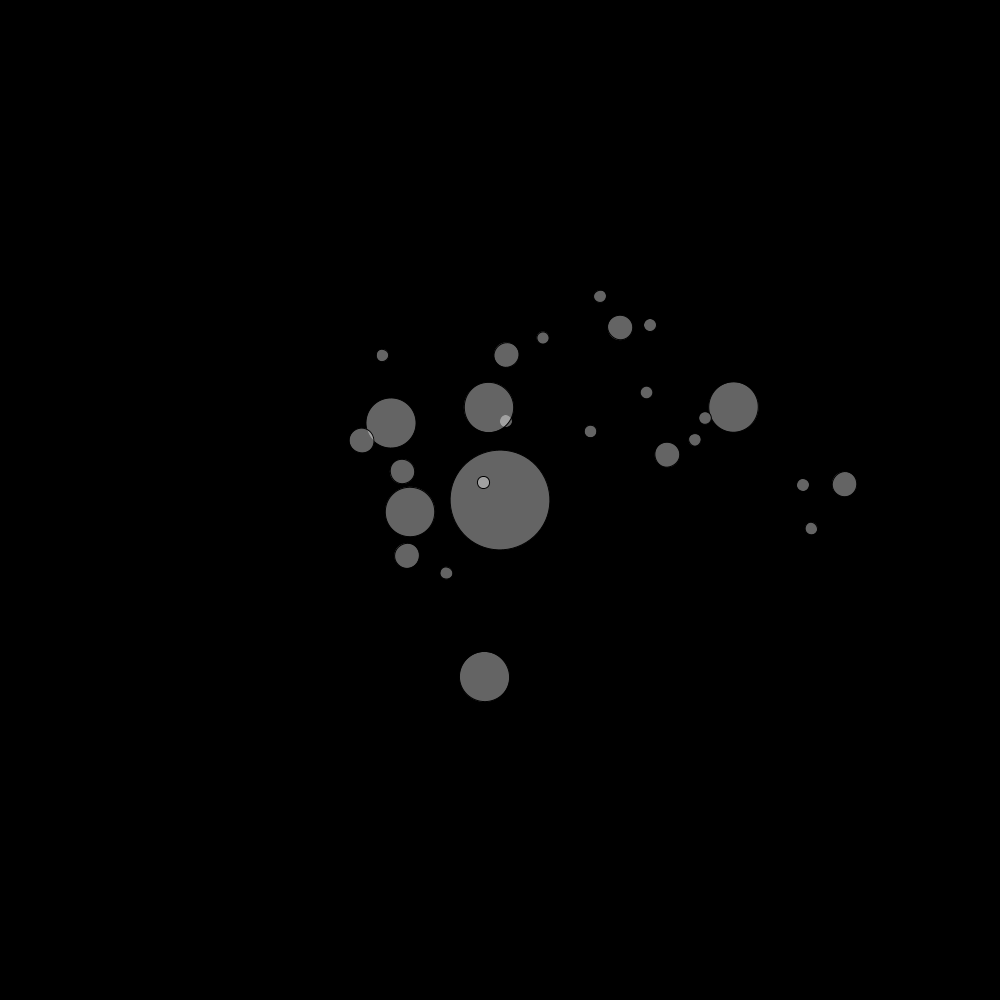
Frame 1 (no input)
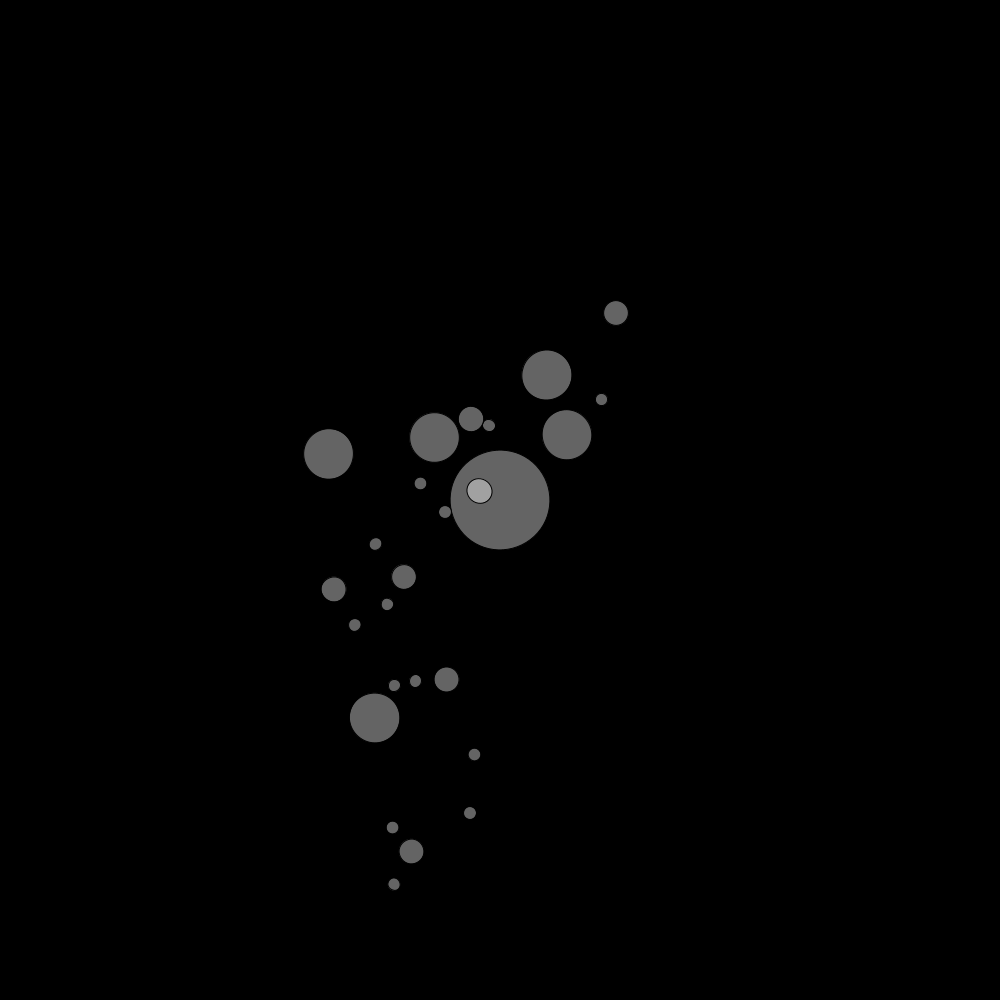
Frame 60 (the mouse pressed at the canvas centre just before this capture)
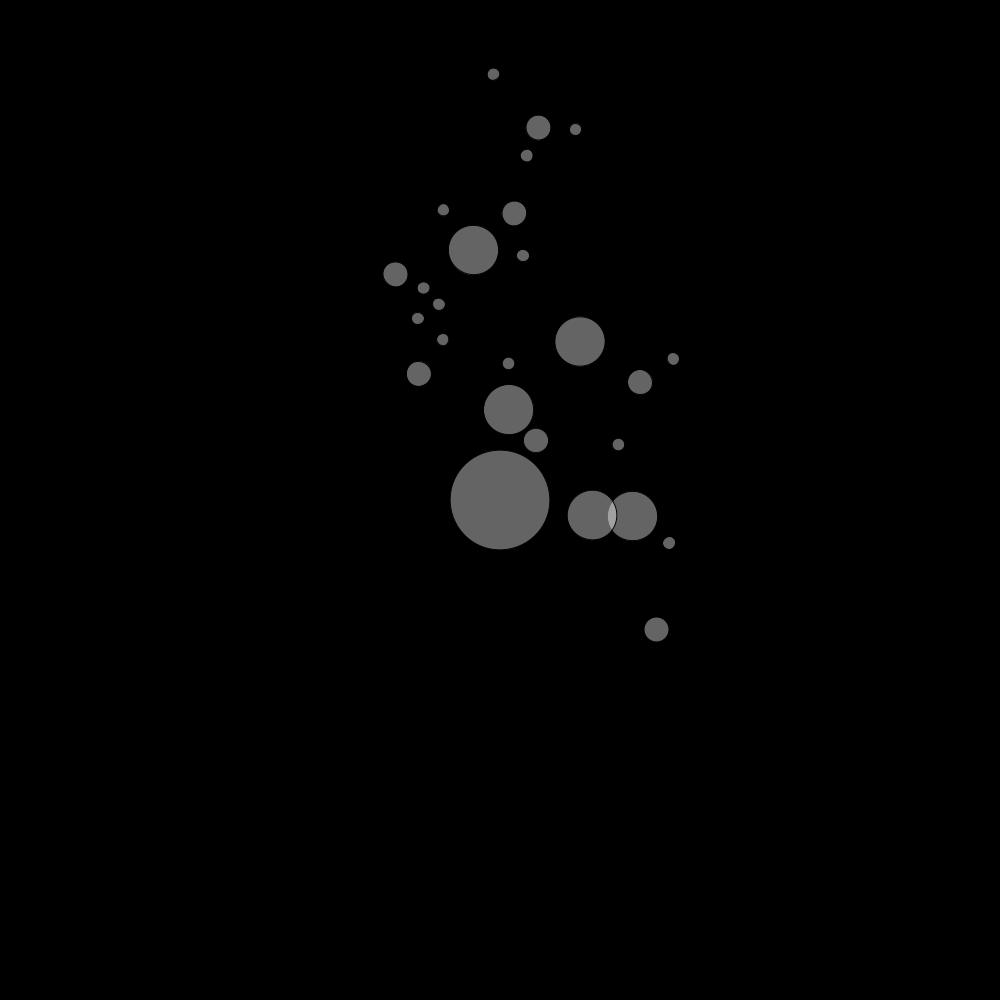
Frame 120 (the mouse held since frame 60 and released just before this capture)

The Processing sketch that drew these frames (run headless with seeded random() and noise(); from frame 60 on, the mouse is pressed at the canvas centre):

// Processing sketch: SolarSystem2D
// ── SolarSystem2D.pde

Planet sun;

void setup(){
  size(1000,1000);
  sun = new Planet(50,0);
  sun.spawnMoons(5, 0);
  
}//end setup


void draw(){
  background(0);
  translate(width/2, height/2);
  sun.show();
  
  
  
}//end draw
// ── Planet.pde
class Planet {

  float radius;
  float angle;
  float distance;
  Planet[] planets;
  float orbitSpeed;

  Planet(float r, float d) {
    radius = r;
    distance = d;
    angle = random(TWO_PI);
    orbitSpeed = distance/6000;
  }

  void spawnMoons(int total, int level) {

    if (level<3) {
      planets = new Planet[total];
      for (int i = 0; i< planets.length; i++) {
        float r = radius*0.5;
        float d = random(75, 300)/(level+1);
        planets[i] = new Planet(r, d);
        planets[i].spawnMoons((int)random(1, 4), level+1);
      }//next i
    }
  }//end spawnMoons

  void orbit() {
    angle = angle + orbitSpeed;
  }

  void show() {
    pushMatrix(); // save all variable states
    rotate(angle);
    translate(distance, 0);    
    fill(255, 100);
    ellipse(0, 0, radius*2, radius*2);
    if (planets != null) { // if planet has moons
      for (int i = 0; i < planets.length; i++) {
        planets[i].show();
        planets[i].orbit();
      }
    }

    popMatrix(); // reverts all variables back
    //translate(-distance,0);
  }
}
